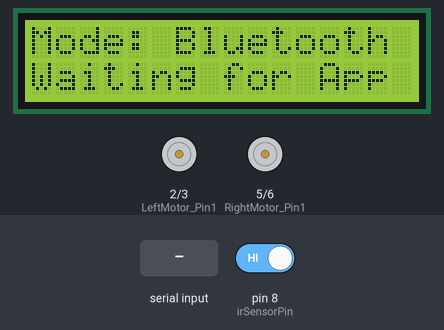
This sketch was run on a simulated Arduino Uno, built with avr-gcc and run on an emulated ATmega328P. Parts: 16×2 character LCD, motor-driver pin pairs drawn as motors (green arrow = first pin HIGH = forward, orange = second pin HIGH = backward, longer = more drive). The test bench sets the inputs (shaded band); at power-on: pin 8 (irSensorPin) HIGH.

Above: at 1.2 s.
3.8 s: "F" received over the second serial link
At 5.1 s:
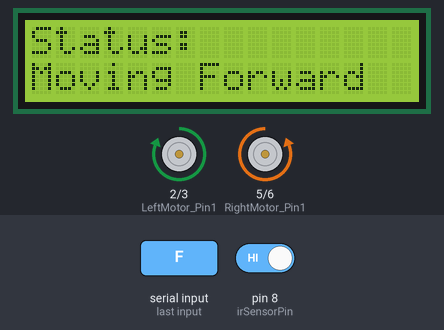
6.8 s: "B" received over the second serial link
At 8.6 s:
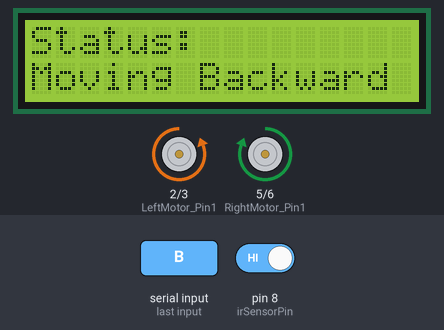
9.8 s: "L" received over the second serial link
At 10.8 s:
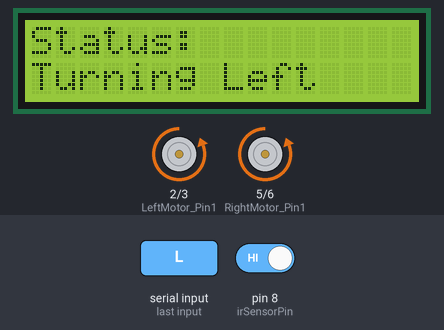
12.8 s: pin 8 (irSensorPin) driven LOW
At 13.1 s:
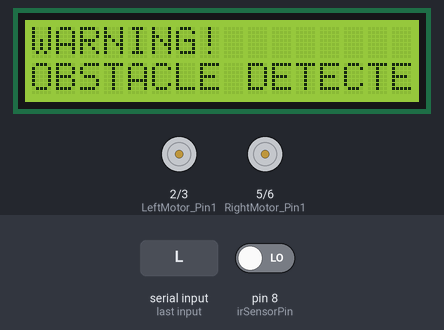
Timing chart, 0 to 15.3 s (numbered marks = the images above; inputs shaded):
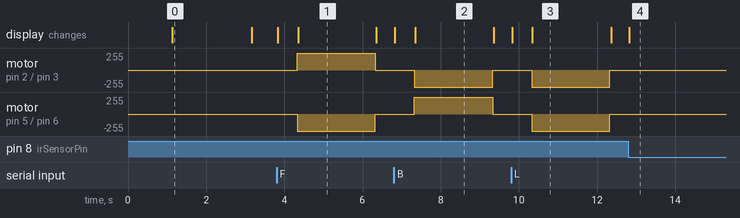

The sketch:

SAMP_Firmware_v1.ino
```cpp
/*
 * Project: Semi-Autonomous Mobile Platform (SAMP) v1.0
 * Description: Firmware for FOSSEE Task 1 Submission.
 * * Overview:
 * This firmware controls a differential-drive robot with a focus on safety.
 * It integrates manual Bluetooth control with an autonomous safety override system.
 * The logic prioritizes sensor data (IR obstacle detection) over user input to prevent collisions.
 * Additionally, a software watchdog ensures the robot stops if the signal is lost.
 *
 * Hardware Config:
 * - Controller: Arduino Uno (ATmega328p)
 * - Driver: L298N H-Bridge
 * - Communication: HC-05 Bluetooth Module (SoftwareSerial)
 * - Sensors: IR Proximity Sensor (Active LOW)
 * - Display: I2C LCD (16x2)
 */

#include <Wire.h>
#include <LiquidCrystal_I2C.h>
#include <SoftwareSerial.h>

// --- PIN DEFINITIONS ---

// Bluetooth Communication
// Using SoftwareSerial on Pins 12 & 13 to keep the hardware serial port (0 & 1) free for USB debugging.
// This avoids the need to unplug the Bluetooth module every time we upload code.
SoftwareSerial myBluetooth(12, 13); // RX, TX

// Motor Driver Connections (L298N)
// Note: During assembly, the Left Motor wiring resulted in inverted rotation.
// Instead of re-soldering, I handled this inversion in the software logic below.
const int LeftMotor_Pin1 = 2;
const int LeftMotor_Pin2 = 3;
const int RightMotor_Pin1 = 5;
const int RightMotor_Pin2 = 6;

// IR Sensor Input
// The sensor output is Active LOW (0V when obstacle detected).
const int irSensorPin = 8;

// Watchdog Safety Timer
// If no command is received for 2000ms, we assume connection loss and auto-brake.
const long WATCHDOG_TIMEOUT = 2000;
unsigned long lastCommandTime = 0;
bool isLost = false; // Flag to track if we are currently in Failsafe mode

// LCD Setup
// Standard I2C address is 0x27.
LiquidCrystal_I2C lcd(0x27, 16, 2);

void setup() {
  // Configure Motor Pins as Outputs
  pinMode(LeftMotor_Pin1, OUTPUT);
  pinMode(LeftMotor_Pin2, OUTPUT);
  pinMode(RightMotor_Pin1, OUTPUT);
  pinMode(RightMotor_Pin2, OUTPUT);

  // Configure Sensor Pin
  pinMode(irSensorPin, INPUT);

  // Initialize Communications
  Serial.begin(9600);      // For monitoring via laptop
  myBluetooth.begin(9600); // For receiving app commands

  // Initialize LCD Interface
  lcd.init();
  lcd.backlight();

  // Display Startup Sequence
  // Provides visual confirmation that the system has booted successfully.
  updateScreen("System Booting...", "Sensors Active");
  delay(1000);
  updateScreen("Mode: Bluetooth", "Waiting for App");

  // Start the watchdog timer
  lastCommandTime = millis();
}

void loop() {
  // --- SAFETY LAYER 1: OBSTACLE AVOIDANCE ---
  // Priority: HIGH. This check happens before reading any bluetooth commands.
  // If an obstacle is detected (LOW signal), we force a stop immediately.
  if (digitalRead(irSensorPin) == LOW) {
    stopRobot();
    updateScreen("WARNING!", "OBSTACLE DETECTED");

    // Reset watchdog so we don't trigger a "Signal Lost" error while waiting for the obstacle to move.
    lastCommandTime = millis();
    delay(200); // Small delay to prevent jitter
    return; // Exit loop early to ignore any movement commands
  }

  // --- SAFETY LAYER 2: CONNECTION WATCHDOG ---
  // Priority: MEDIUM. Checks if the controller has disconnected.
  if (millis() - lastCommandTime > WATCHDOG_TIMEOUT) {

    // ACTION: Emergency Stop & Lockout
    stopRobot();

    // Update screen only once to prevent flickering
    if (!isLost) {
      lcd.clear();
      lcd.setCursor(0,0); lcd.print("!! FAILSAFE !!");
      lcd.setCursor(0,1); lcd.print("BT SIGNAL LOST");
      isLost = true; // Lock the system state
    }
  }

  // --- CONTROL LAYER: BLUETOOTH INPUT ---
  // Only runs if safety checks pass.
  if (myBluetooth.available()) {
    char command = myBluetooth.read();

    // If we were in Failsafe mode, notify user that we are back online
    if (isLost) {
      lcd.clear();
      lcd.setCursor(0,0); lcd.print("RECONNECTED");
      lcd.setCursor(0,1); lcd.print("System Active");
      delay(500);
      isLost = false; // Unlock the system
    }

    // Reset Watchdog Timer (Heartbeat)
    lastCommandTime = millis();

    // Execute Motion Command
    if (command == 'F') {
      moveForward();
      updateScreen("Status:", "Moving Forward");
    }
    else if (command == 'B') {
      moveBackward();
      updateScreen("Status:", "Moving Backward");
    }
    else if (command == 'L') {
      turnLeft();
      updateScreen("Status:", "Turning Left");
    }
    else if (command == 'R') {
      turnRight();
      updateScreen("Status:", "Turning Right");
    }
    else if (command == 'S') {
      stopRobot();
      updateScreen("Status:", "Stopped");
    }
  }
}

// --- KINEMATICS CONTROL FUNCTIONS ---
// These functions abstract the low-level pin writing for cleaner logic above.

void moveForward() {
  // Right Motor: Standard Polarity (LOW/HIGH)
  digitalWrite(RightMotor_Pin1, LOW);
  digitalWrite(RightMotor_Pin2, HIGH);

  // Left Motor: Inverted Polarity (HIGH/LOW) due to wiring orientation
  digitalWrite(LeftMotor_Pin1, HIGH);
  digitalWrite(LeftMotor_Pin2, LOW);
}

void moveBackward() {
  // Right Motor: Standard Polarity (HIGH/LOW)
  digitalWrite(RightMotor_Pin1, HIGH);
  digitalWrite(RightMotor_Pin2, LOW);

  // Left Motor: Inverted Polarity (LOW/HIGH)
  digitalWrite(LeftMotor_Pin1, LOW);
  digitalWrite(LeftMotor_Pin2, HIGH);
}

void turnLeft() {
  // Differential Drive: Right FWD, Left BACK
  digitalWrite(RightMotor_Pin1, LOW);
  digitalWrite(RightMotor_Pin2, HIGH);
  digitalWrite(LeftMotor_Pin1, LOW);
  digitalWrite(LeftMotor_Pin2, HIGH);
}

void turnRight() {
  // Differential Drive: Right BACK, Left FWD
  digitalWrite(RightMotor_Pin1, HIGH);
  digitalWrite(RightMotor_Pin2, LOW);
  digitalWrite(LeftMotor_Pin1, HIGH);
  digitalWrite(LeftMotor_Pin2, LOW);
}

void stopRobot() {
  // Force all pins LOW to coast to a stop
  digitalWrite(RightMotor_Pin1, LOW);
  digitalWrite(RightMotor_Pin2, LOW);
  digitalWrite(LeftMotor_Pin1, LOW);
  digitalWrite(LeftMotor_Pin2, LOW);
}

// Helper function to manage LCD updates cleanly
void updateScreen(String line1, String line2) {
  lcd.clear();
  lcd.setCursor(0,0); lcd.print(line1);
  lcd.setCursor(0,1); lcd.print(line2);
}
```

Measured:
- after the input at 3.8 s, motor on pin 2 (LeftMotor_Pin1) / pin 3 (LeftMotor_Pin2): stopped → forward 255/255 after 0.53 s, → stopped 2.0 s later; motor on pin 5 (RightMotor_Pin1) / pin 6 (RightMotor_Pin2): stopped → backward 255/255 after 0.53 s, → stopped 2.0 s later; the display: first changes at once (image 1 shows a later state)
- after the input at 6.8 s, motor on pin 2 (LeftMotor_Pin1) / pin 3 (LeftMotor_Pin2): stopped → backward 255/255 after 0.53 s, → stopped 2.0 s later; motor on pin 5 (RightMotor_Pin1) / pin 6 (RightMotor_Pin2): stopped → forward 255/255 after 0.53 s, → stopped 2.0 s later; the display: first changes at once (image 2 shows a later state)
- after the input at 9.8 s, motor on pin 2 (LeftMotor_Pin1) / pin 3 (LeftMotor_Pin2), motor on pin 5 (RightMotor_Pin1) / pin 6 (RightMotor_Pin2): stopped → backward 255/255 after 0.53 s, → stopped 2.0 s later; the display: first changes at once (image 3 shows a later state)
- after the input at 12.8 s, the display: changes at once (image 4)
- what the display in image 0 shows lasts 2.1 s, from 1.1 s to 3.2 s
